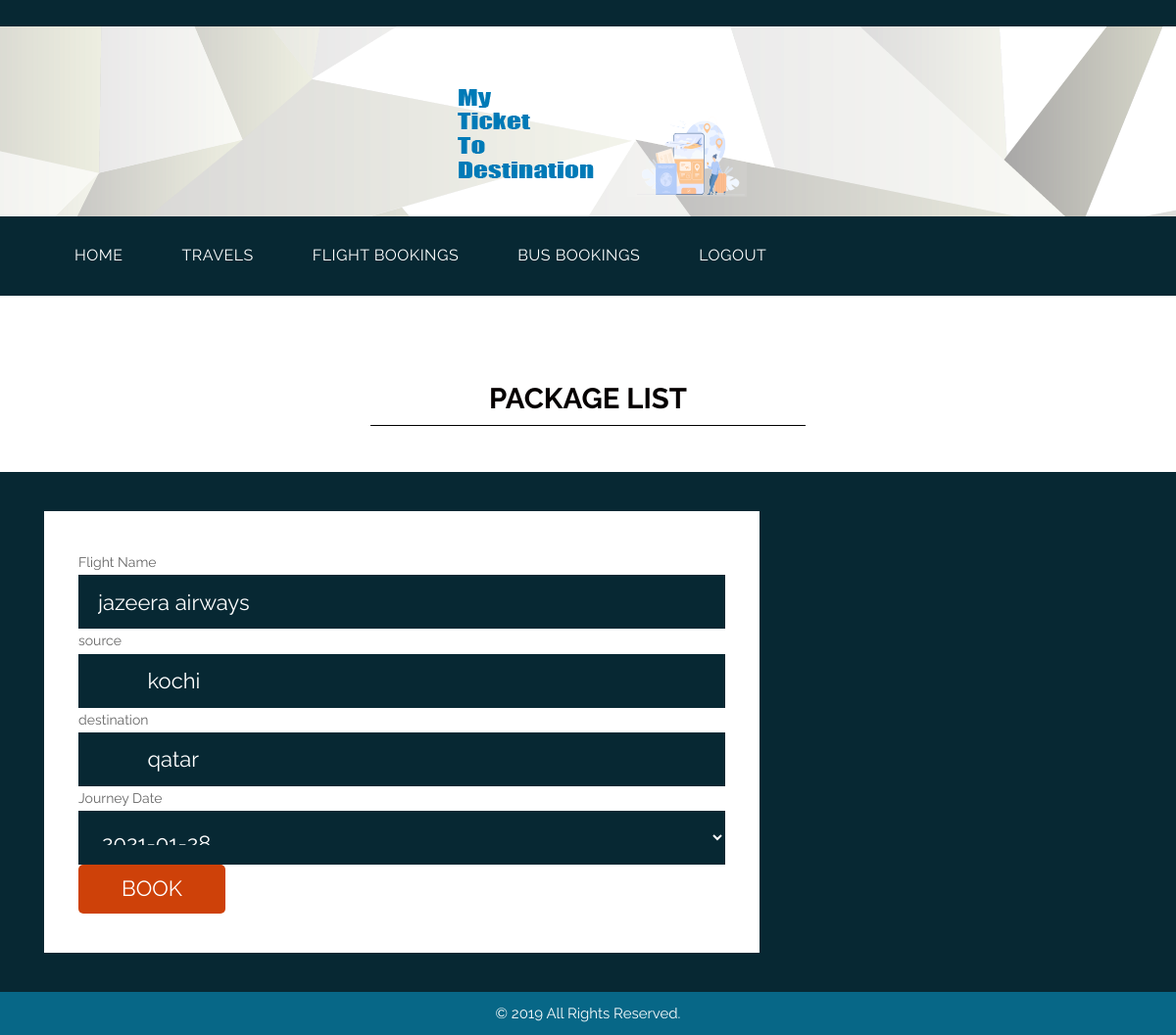
The page /bookflight.php?bid=2 on the database its author committed.
### tables this page shows
CREATE TABLE `tbl_flight` (
  `fid` int(11) NOT NULL AUTO_INCREMENT,
  `fname` varchar(30) NOT NULL,
  `fsrc` varchar(30) NOT NULL,
  `fdest` varchar(30) NOT NULL,
  `fcseat` int(11) NOT NULL,
  `fcticket` int(11) NOT NULL,
  `bcseat` int(11) NOT NULL,
  `bcticket` int(11) NOT NULL,
  `ecseat` int(11) NOT NULL,
  `ecticket` int(11) NOT NULL,
  `cid` int(11) NOT NULL,
  PRIMARY KEY (`fid`)
);

### DatabaseCon.php (called while the page is built, shortened)
<?php
class DatabaseCon {
private $dbhost = 'localhost:3306';
private $dbuser = 'root';
private $dbpass = '';
private $conn;
   function __construct()
   		 {
      		$this->conn = mysql_connect($this->dbhost, $this->dbuser, $this->dbpass);
        }
   function selectData($str)
   {
   $retval=mysql_query($str,$this->conn);
   return $retval;
   }
}
?>

### bookflight.php (the view, shortened to what this page needs)
<!DOCTYPE html>
<html lang="en">
<head>
<link rel="stylesheet" type="text/css" href="css/bootstrap.min.css">
<link rel="stylesheet" type="text/css" href="css/style.css">
<link rel="stylesheet" href="css/responsive.css">
<link rel="stylesheet" href="css/jquery.mCustomScrollbar.min.css">
<link rel="stylesheet" href="https://netdna.bootstrapcdn.com/font-awesome/4.0.3/css/font-awesome.css">
<link rel="stylesheet" href="css/owl.carousel.min.css">
<link rel="stylesheet" href="css/owl.theme.default.min.css">
<link rel="stylesheet" href="https://cdnjs.cloudflare.com/ajax/libs/fancybox/2.1.5/jquery.fancybox.min.css" media="screen">
</head>
<body>
	<div class="header_main">
		<div class="container">
			<div class="logo"><a href="#"><img src="images/logo1.png"></a></div>
		</div>
	</div>
	<div class="header">
		<div class="container">
            <div class="col-sm-12">
                 <div class="menu-area">
                    <nav class="navbar navbar-expand-lg ">
                        <div class="collapse navbar-collapse" id="navbarSupportedContent">
                            <ul class="navbar-nav mr-auto">
                        <li class="nav-item active">
                                <a class="nav-link" href="custhome.php">HOME<span class="sr-only">(current)</span></a> </li>
								<li class="nav-item">
                                <a class="nav-link" href="uviewcom.php">TRAVELS</a></li>
<li class="nav-item">
                                <a class="nav-link" href="vfbook.php">FLIGHT BOOKINGS</a></li>
<li class="nav-item">
                                <a class="nav-link" href="vbbook.php">BUS BOOKINGS</a></li>
                                <li class="#" href="#">
      	                        <a class="nav-link" href="index.html">LOGOUT</a></li>
</ul>
                        </div>
                    </nav>
                </div>
            </div>
        </div>
    </div>
    <div class="contact_main">
    <div class="touch_section">
        <div class="container">
            <h1 class="touch_text">PACKAGE LIST</h1>
        </div>
    </div>
    <div class="lets_touch_main">
        <div class="container">
            <div class="row">
                          <div class="col-md-8">
                    <div class="row">
                        <div class="col-md-12">
                        <div class="input_main">
                       <div class="container">
 <?php
	include('DatabaseCon.php');
	$db=new DatabaseCon();
	$fid=$_GET['bid'];
	$s="select fname from tbl_flight where fid='$fid'";
	$rs=$db->selectData($s);
$row=mysql_fetch_array($rs);
$fname=$row['fname'];
?>
<form action="bookflaction.php" method="get">
<tr> <th>Flight Name</th> <td> <input type="text" required name="fn" value="<?php echo $fname; ?>" readonly class="email-bt"> </td> </tr>
<tr> <th>source</><td> <input type="text" name="src" required readonly value="
	 <?php
	$s="select fsrc from tbl_flight where fid='$fid'";
	$rs=$db->selectData($s);
	$row=mysql_fetch_array($rs);
	$src=$row['fsrc'];
	echo $src;
	?>" class="email-bt">
	</td> </tr>
<tr> <th>destination</th> <td><input type="text" name="dest" class="email-bt" required readonly value="
	 <?php
	$s="select fdest from tbl_flight where fid='$fid'";
	$rs=$db->selectData($s);
	$row=mysql_fetch_array($rs);
	$dest=$row['fdest'];
	echo $dest;
	?>"></td> </tr>
<tr> <th>Journey Date</th> <td><select name="jdate" required class="email-bt">
								<?php
								$d=Date('Y-m-d');
								$s="select * from tbl_fshedule where fname='$fname' and fjdate>'$d'";
								$rs=$db->selectData($s);
	while($row=mysql_fetch_array($rs)){
		?>
		<option value="<?php echo $row['fjdate'];?>"><?php echo $row['fjdate'];?></option>
		<?php } ?>		</select></td> </tr>
<tr><th></th><td><input type="submit" value="BOOK" style="background: #ce4109;
    border: none;
    color: #fff;
    width: 150px;
    height: 50px;
    border-radius: 5px;
    font-size: 22px;"></td></tr>
</form></div>
                    </div>
                        </div>
                    </div>
                </div>
            </div>
        </div>
    </div>
  <div class="copyright">
        <div class="container">
            <div class="row">
                <div class="col-sm-12">
                   <p class="copyright_text">© 2019 All Rights Reserved.</p>
                </div>
            </div>
        </div>
    </div>
</body>
</html>

### css/style.css (style rules this page uses)
* { box-sizing: border-box !important; transition: ease all 0.5s; }
html { scroll-behavior: smooth; }
body { color: #666666; font-size: 14px; font-family: 'Raleway', sans-serif;; line-height: 1.80857; font-weight: normal; overflow-x: hidden; }
a { color: #1f1f1f; text-decoration: none !important; outline: none !important; -webkit-transition: all .3s ease-in-out; -moz-transition: all .3s ease-in-out; -ms-transition: all .3s ease-in-out; -o-transition: all .3s ease-in-out; transition: all .3s ease-in-out; }
h1, h2, h3, h4, h5, h6 { letter-spacing: 0; font-weight: normal; position: relative; padding: 0 0 10px 0; font-weight: normal; line-height: normal; color: #111111; margin: 0 }
h1 { font-size: 24px }
*, *::after, *::before { -webkit-box-sizing: border-box; -moz-box-sizing: border-box; box-sizing: border-box; }
ul, li, ol { margin: 0px; padding: 0px; list-style: none; }
p { margin: 20px; font-weight: 400; font-size: 15px; line-height: 24px; }
a { color: #ffffff; text-decoration: none; outline: none !important; }
.header_main { width: 100%; float: left; background-image: url(../images/header.png); height: auto; padding-top: 20px; padding-bottom: 40px; }
.logo { width: 100%; float: left; text-align: center; margin-top: 55px; }
.header { width: 100%; width: 100%; float: left; background-color: #072833; padding-bottom: 10px; padding-top: 10px; }
.header_main { width: 100%; float: left; background-image: url(../images/header.png); height: auto; padding-bottom: 20px; }
.navbar-expand-lg .navbar-nav .nav-link { padding-right: 60px; padding-left: 0; color: #fff; font-size: 16px; letter-spacing: 0.5px; }
.navbar-nav.mr-auto { width: 100%; margin: 0; display: block; }
.navbar-nav.mr-auto li { float: left; }
.touch_section { width: 100%; padding-top: 57px; margin-bottom: 47px; display: inline-block !important; }
.touch_text { width: 27%; margin: 0 auto; text-align: center; border-bottom: 1px solid #000; color: #050000; font-size: 22pt; font-weight: bold; }
.lets_touch_main { width: 100%; float: left; background-color: #072833; padding-top: 40px; padding-bottom: 40PX; }
.input_main { width: 100%; float: left; background-color: #ffffff; padding: 40px 20px; }
.contact_main { width: 100%; float: left; background-color: #ffffff; padding-top: 40px; }
.copyright { width: 100%; float: left; background-color: #076787; padding-top: 10px; padding-bottom: 10px; }
.copyright_text { width: 100%; float: left; color: #fbfdfd; text-align: center; margin: 0px; }
.email-bt { background: #072833; border: none; color: #fff; width: 100%; height: 55px; font-size: 22px; padding: 20px; }
.contact_main { width: 100%; float: left; padding-top: 30px; }

### css/responsive.css (style rules this page uses)
.touch_text { width: 40%; }

### rows shown on the page
tbl_flight: fn "jazeera airways", src "kochi", dest "qatar"

### other values the page prints
form field jdate "2021-01-28"
